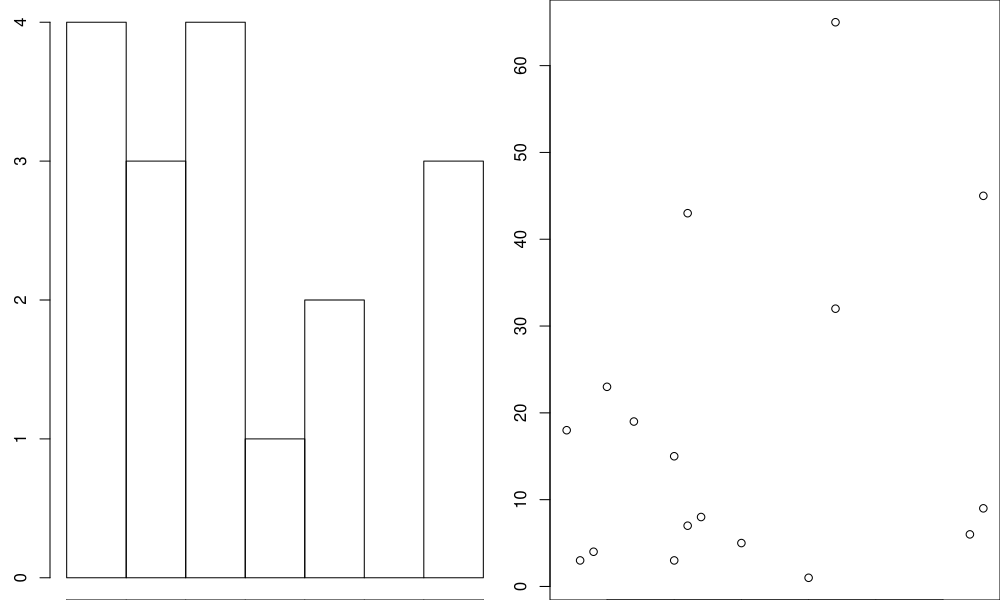

Generate this figure with R:
library(grDevices)
pdf(width =10, height = 6)
par(mfrow = c(1,2), mai = c(0, 0, 0, 0))
x = c(10,20,3,4,15,32,11,12,33,5,10,2,33,22,11,22,7)
y = c(3,1,3,4,5,6,7,8,9,23,15,18,45,32,43,65,19)
par(fig=c(0.05,0.5,0,1))
hist(x,ylab=expression(F[i]),xlab="Classes",main="")
par(fig=c(0.55,1,0,1), new=TRUE)
plot(x,y)
dev.off()
